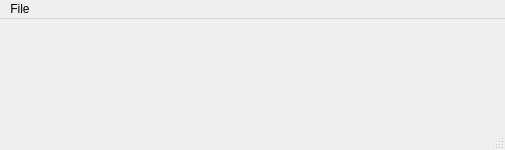
<?xml version="1.0" encoding="UTF-8"?>
<ui version="4.0">
 <class>MainWindow</class>
 <widget class="QMainWindow" name="MainWindow">
  <property name="geometry">
   <rect>
    <x>0</x>
    <y>0</y>
    <width>505</width>
    <height>150</height>
   </rect>
  </property>
  <property name="windowTitle">
   <string>MainWindow</string>
  </property>
  <widget class="QWidget" name="centralwidget">
   <layout class="QGridLayout" name="gridLayout">
    <item row="0" column="0">
     <layout class="QVBoxLayout" name="vagrant_widget_layout"/>
    </item>
   </layout>
  </widget>
  <widget class="QMenuBar" name="menubar">
   <property name="geometry">
    <rect>
     <x>0</x>
     <y>0</y>
     <width>505</width>
     <height>22</height>
    </rect>
   </property>
   <widget class="QMenu" name="menuFile">
    <property name="title">
     <string>File</string>
    </property>
    <addaction name="action_quit"/>
   </widget>
   <addaction name="menuFile"/>
  </widget>
  <widget class="QStatusBar" name="statusbar"/>
  <action name="action_new">
   <property name="text">
    <string>New</string>
   </property>
  </action>
  <action name="action_quit">
   <property name="text">
    <string>Quit</string>
   </property>
  </action>
  <action name="actionEdit">
   <property name="text">
    <string>Edit</string>
   </property>
  </action>
 </widget>
 <resources/>
 <connections/>
</ui>
